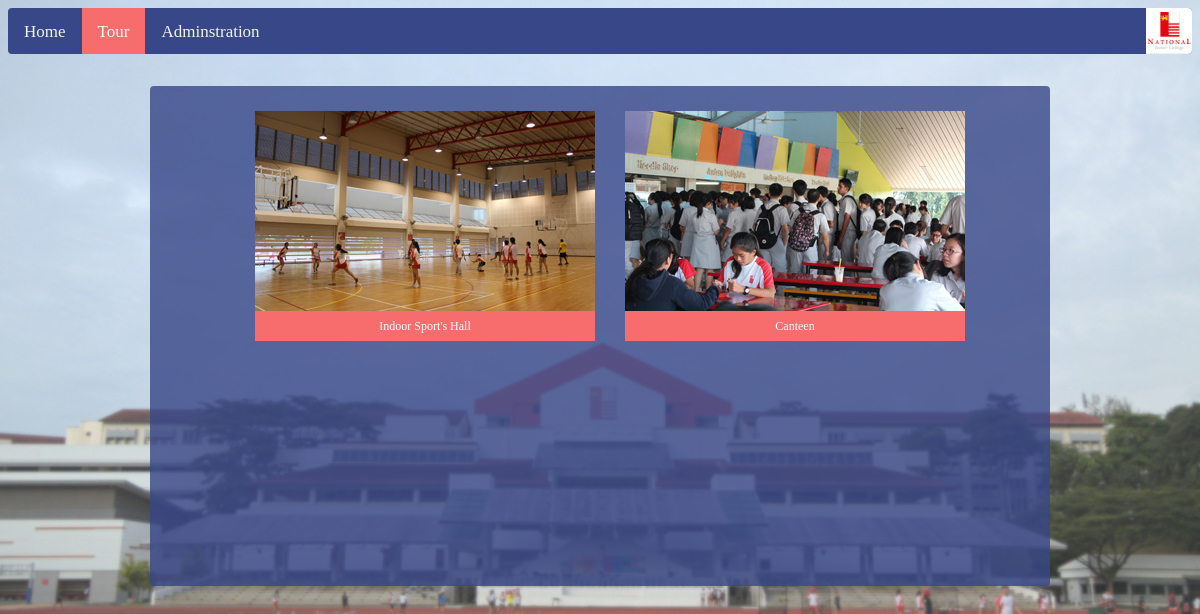
/all, run on an earlier commit of the app's database.
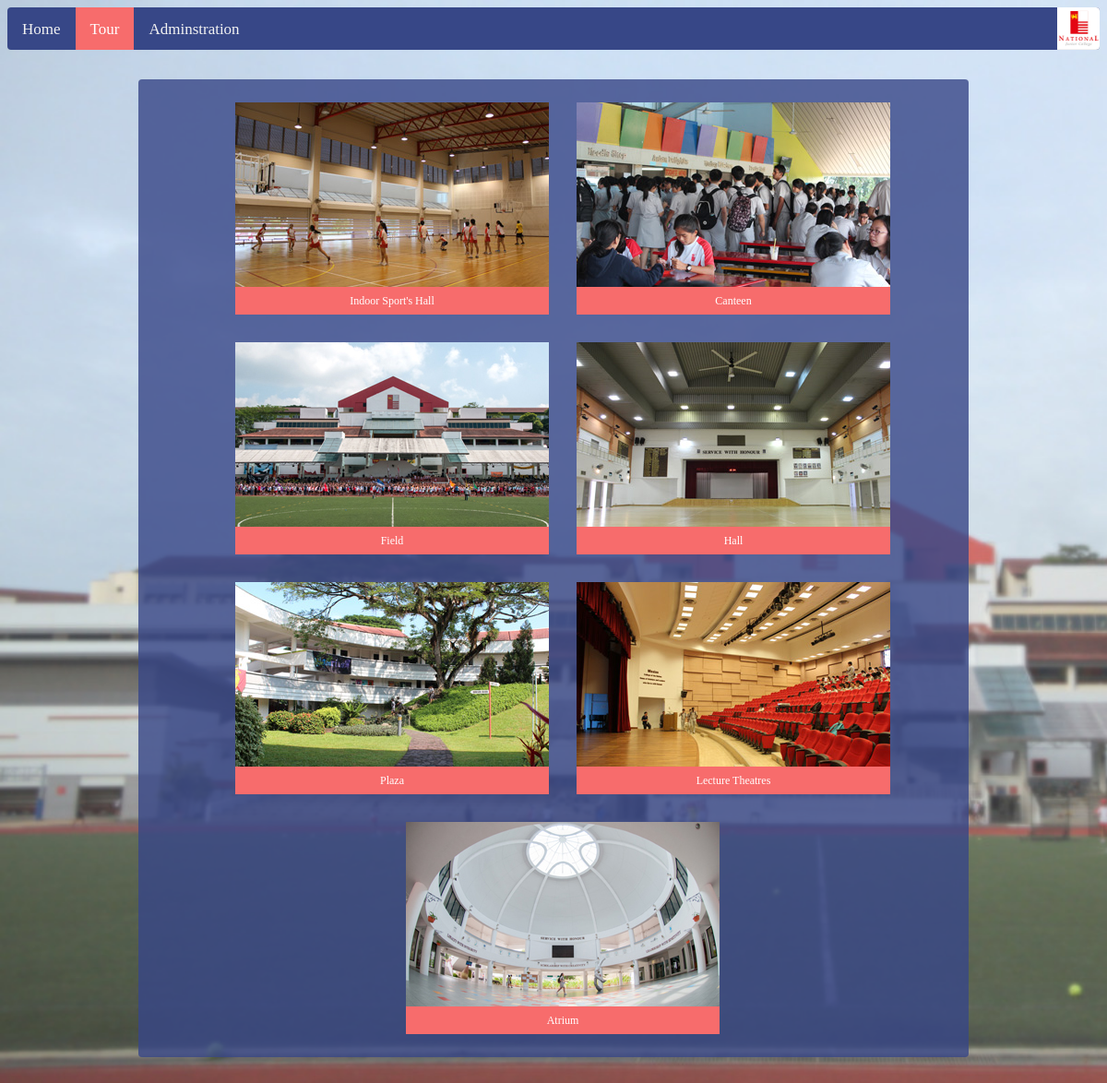
And on a later commit of the database.
### tables this page shows
CREATE TABLE "Location" (
	"PlaceID"	TEXT NOT NULL,
	"Name"	TEXT NOT NULL,
	"Description"	TEXT NOT NULL,
	"Image"	TEXT,
	PRIMARY KEY("PlaceID")
);

### server.py (the view)
@app.route('/all', methods = ['POST','GET'])
def all():
    return render_template("all.html", places=getNameList(image=True))

### server.py (called while the page is built, shortened)
def open_DB(db):
    db_path = os.path.join(os.path.dirname(os.path.abspath(__file__)), db)
    connection = sqlite3.connect(db_path)
    connection.row_factory = sqlite3.Row
    return connection

def getNameList(image=False):
    nameList = []
    if image:
        con = open_DB("Database.db")
        selectCur = con.execute('''SELECT PlaceID, Name, Image FROM Location''')
        nameL = selectCur.fetchall()
        con.close()
        for name in nameL:
            nameList.append([name[0], name[1], name[2]])
        return nameList

### templates/all.html (shortened to what this page needs)
<!DOCTYPE html>
<html lang="en">
<head>
    <link rel="stylesheet" href="../static/all.css" />
</head>
<body>
    <div class="topNav">
        <a href="/">Home</a>
        <a class="active" href="/tour">Tour</a>
        <a href="/login">Adminstration</a>
        <img src="../static/images/njclogo.png" alt="NJC Logo">
    </div>
    <div class="infoBox">
        <form action="/tour-start" method="post">
        {% for place in places %}
            <div class="location">
                <div class="boundingBox">
                    <img src="../static/images/{{place[2]}}">
                    <input type="submit" name="{{place[0]}}" value="{{place[1]}}" id="proceedBtn">
                </div>
            </div>
        {% endfor %}
        </form>
    </div>
</body>

### static/all.css (style rules this page uses)
body { background-image: url(images/njcbg.jpg); background-repeat: no-repeat; background-size: cover; background-color: grey; }
.topNav { background-color: #374787; overflow: hidden; height: 46px; border-radius: 4px; }
.topNav a { float: left; color: #f2f2f2; text-align: center; padding-top: 14px; padding-bottom: 14px; padding-right: 16px; padding-left: 16px; text-decoration: none; font-size: 17px; font-family: "Verdana"; }
.topNav a.active { background-color: #F76C6C; color: white; }
.topNav img { width: 46px; height: 46px; float: right; }
.infoBox { margin: 2em auto; width: 900px; min-height: 500px; background: rgba(55,71,135,0.8); border-radius: 4px; }
.infoBox form { width: inherit; height: inherit; padding: 10px; display: flex; flex-direction: row; justify-content: center; flex-wrap: wrap; }
.location { margin: 15px; width: 340px; height: 230px; }
.boundingBox { display: flex; flex-direction: column; }
.boundingBox img { width: 340px; height: 200px; }
.boundingBox #proceedBtn { display: flex; justify-content: center; align-items: center; width: inherit; height: 30px; color: white; font-family: "Verdana"; font-size: 12px; text-align: center; background-color: #F76C6C; border: none; text-decoration: none; }

What changed in the data, as far as the page shows it:
added Location: Image (picture), Name "Field"
added Location: Image (picture), Name "Hall"
added Location: Image (picture), Name "Plaza"
added Location: Image (picture), Name "Lecture Theatres"
added Location: Image (picture), Name "Atrium"
